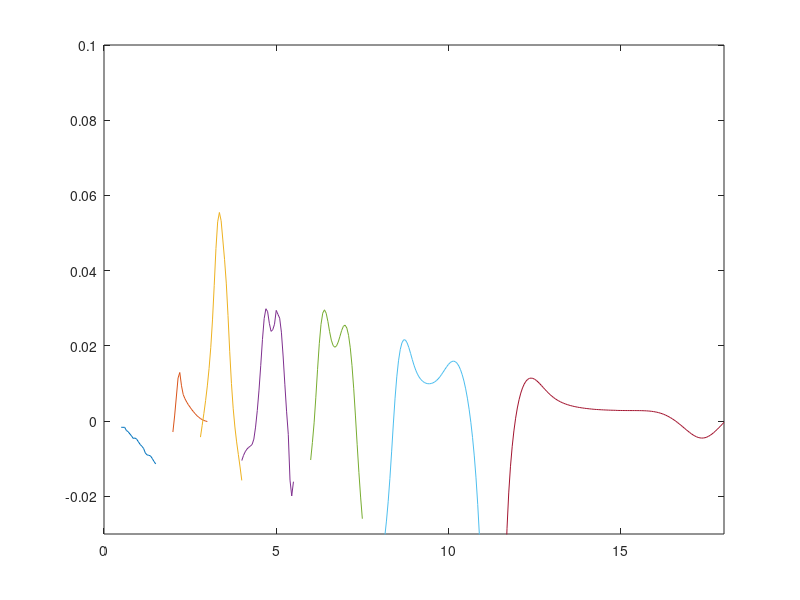

This chart was generated by the following MATLAB code: (Note: this script raises an error after producing the figure.)
clear
clc
%nhe=0.05,
gama05=[-0.0016285864442181603, -0.0016413283360017187, -0.0016339334628543238, -0.002479868459705292, -0.0027938852258131684, -0.003384053707997667, -0.003940095143190574, -0.0045964062922652215, -0.004470495682650763, -0.004811571947075137, -0.005503018591647739, -0.006195807642020603, -0.006681378593110566, -0.007265530617142989, -0.008460634093448828, -0.008966850239054067, -0.009077400685824492, -0.009237600587442944, -0.009908463272275299, -0.01070272017044522, -0.011360790951116783];
x05=0.5:0.05:1.5;

gama2=[-0.0028856442600696704, 0.0013778023378107633, 0.006430158799617217, 0.011461510865604289, 0.012938549579126183, 0.00940079691139703, 0.007057158430116889, 0.0059780455117602925, 0.005094472554976058, 0.004345258817652521, 0.003701111760540045, 0.0030374488684032867, 0.002485846526600548, 0.0019413177077808345, 0.001443891037251027, 0.0010443238394250546, 0.000696161251433392, 0.00040777192308160315, 0.00018999926244062183, 0.000024219411844363422, -0.00009594383192210098];
x2=2:0.05:3;

gama3=[-0.0042449219040953815, -0.0011230624545538687, 0.0020727499160902245, 0.005505352703211123, 0.009377226323841482, 0.013970584024873361, 0.019634831088654516, 0.0269172980888948, 0.036127699377332914, 0.04589528256353025, 0.05299094563903726, 0.05548188543829161, 0.05330209491896683, 0.0481752361426863, 0.042938599315719514, 0.03669559946333745, 0.028098220215351494, 0.01846530893475016, 0.010014134120837133, 0.0034294948195499057, -0.0015549923545364818, -0.00550789038300969, -0.008850304076558152, -0.012178646144297575, -0.015750923944869925];

x3=2.8:0.05:4;
gama4=[-0.010471557762081312, -0.009115662416602647, -0.008128297156145752, -0.007434068094253088, -0.006964677622828216, -0.006632507056283199, -0.006193805450330823, -0.004783676035329014, -0.0015848257797362855, 0.0028186480409314887, 0.008244245217553521, 0.014746179258059195, 0.021674925612606234, 0.02726827091156324, 0.029885892895146024, 0.02911742860103372, 0.0260162198777872, 0.023871260116179033, 0.024326682096347446, 0.025767533419065052, 0.02945227558842396, 0.028393834721709716, 0.02738490791276115, 0.02365184369745498, 0.01732027748762509, 0.009831021419298487, 0.0026547683246214123, -0.003497721646610851, -0.015671626344310075, -0.01987655705042327, -0.016093544278457453];

x4=4.0:0.05:5.5;
gama5=[-0.010327274630349992, -0.0056809854285953965, -0.00044225505917554854, 0.006365853081701539, 0.01377196681788847, 0.02059250880311061, 0.025716948227593423, 0.02870386716352886, 0.029601250870977352, 0.028696717618122418, 0.026508952418822448, 0.023790267515319867, 0.021534227686331613, 0.020144891451368677, 0.0196505009227233, 0.019997744612349176, 0.02104229577385866, 0.022543187354247568, 0.024119897752673272, 0.02522338604754349, 0.025530219389358313, 0.024750245796666563, 0.022821486652204622, 0.019501254651030125, 0.014754452466440674, 0.008613888344500784, 0.0013818927074164661, -0.006275252649859298, -0.013603688858004743, -0.020180192132074816, -0.02594086577651085];

x5=6:0.05:7.5;
gama6=[-0.0447405487486556, -0.04088172122516998, -0.03855369562252816, -0.030831287242190718, -0.02656611300504173, -0.021415951982246877, -0.015249723936454976, -0.008167031304678827, -0.0007453945478022024, 0.006115011240319324, 0.01177185403123154, 0.016045287327997426, 0.019011362309580754, 0.02084250755821077, 0.02163433531408895, 0.02157783431884962, 0.02082888351239157, 0.019574256124187502, 0.018019267908342417, 0.016391818417942895, 0.014866059358486146, 0.013570967218255596, 0.012516416554701487, 0.011697146880993799, 0.011073553928119421, 0.010613733949671753, 0.010285705929257661, 0.010070876700421158, 0.009961778197233087, 0.009943796832866744, 0.01001666992304, 0.010176668274092459, 0.010428863996665611, 0.010777187196354135, 0.01122732901570677, 0.01177018799099308, 0.012411398917680932, 0.013088663955080786, 0.013797908047113831, 0.014481829428780993, 0.015088212654838869, 0.01556263717977602, 0.015867659958449847, 0.015961124395239352, 0.01581219442001107, 0.015397082991296157, 0.01469351983140978, 0.013685986291194038, 0.012347934604640468, 0.010659560021537775, 0.008593416007705907, 0.006114001590549986, 0.003173482456317906, -0.0002947469122435558, -0.004386234001233297, -0.009241352679015968, -0.015066215088707728, -0.02213015289838028, -0.03057396534951818, -0.03974824152500235, -0.048234242921089895];

x6=8.0:0.05:11;
gama7=[-0.06456924595289087, -0.05920619457866659, -0.051791682679712604, -0.040942656676742906, -0.028584468912517397, -0.019080552196781293, -0.012128971779189425, -0.006806263855943395, -0.002599294841222415, 0.0007802024305569131, 0.0035096925729429557, 0.005707608329060624, 0.007458733618627363, 0.008826869879824803, 0.009862746284759319, 0.010608484486258589, 0.011101687358830511, 0.011372399495568663, 0.011452648915972542, 0.011371514544916963, 0.011155890927260437, 0.010833449940893214, 0.010429167917022444, 0.009968623373794526, 0.009474005979632208, 0.008966550219006246, 0.008460431890378331, 0.007968457752300815, 0.007501011234667577, 0.007064296635389306, 0.006661689503552928, 0.00629467971542781, 0.005961751148364698, 0.005661618811823775, 0.0053918636162409925, 0.0051497367292294, 0.004932423032773411, 0.004737202338310894, 0.004561546016341898, 0.0044031644675626294, 0.004260021706912488, 0.004130329632753741, 0.004012530754916901, 0.0039052752644716856, 0.003807396129421146, 0.0037178848694333745, 0.003640462117619265, 0.0035656204740465054, 0.00349685701715742, 0.0034335964268942987, 0.003375320229947377, 0.003321506236994271, 0.003271381510167441, 0.0032234811348984095, 0.0031769478600281115, 0.0031351712745299487, 0.0031019463026015453, 0.003074071883647715, 0.003047190111662366, 0.0030210224130942822, 0.002996549745305579, 0.00297416484284933, 0.0029538935454066994, 0.0029356716832601173, 0.0029194223899820927, 0.00290507176913794, 0.0028925523387417023, 0.0028818037608938966, 0.002853604021618237, 0.002844820876997722, 0.002837465351821264, 0.0028314441706580036, 0.0028266484263669797, 0.00282294641811855, 0.002820175062520649, 0.0028181297973605517, 0.002816553079651675, 0.0028151216299326562, 0.0028134328138751945, 0.0028109906957137056, 0.0028071925727142216, 0.0028013168184573643, 0.0027925131179800246, 0.0027797961247974174, 0.0027620435963103137, 0.0027379999077970264, 0.0027062855299491667, 0.002665412866771211, 0.00261380838777256, 0.0025498407119663754, 0.0024718539267015193, 0.002378205209226706, 0.0022673057140048837, 0.002137663713355171, 0.001987929013422843, 0.001816937892386594, 0.0016237580931834955, 0.001407733648321492, 0.00116852965660742, 0.0009061772715257594, 0.000621119236015013, 0.00031425645591954675, -0.000013004081287370785, -0.0003587002220363156, -0.0007207825043706488, -0.0010950253919060908, -0.0014779922680946004, -0.001865033411167096, -0.0022507462626826184, -0.002628983881096458, -0.002992899987485683, -0.0033362383043861106, -0.003648649815220035, -0.003923288851814911, -0.004152215100367441, -0.004328023005982859, -0.004444293165777158, -0.0044960486009171545, -0.004480242490214416, -0.004395928735254505, -0.0042441707609594545, -0.00402826591995792, -0.003753415999486597, -0.0034262756122959755, -0.0030544827546202546, -0.002646937785417668, -0.002210394167166252, -0.0017534489561974334, -0.0012835106921132466, -0.0008072758632506888, -0.0003306639956397048];
x7=11.5:0.05:18;

figure
plot(x05,gama05,x2,gama2,x3,gama3,x4,gama4,x5,gama5,x6,gama6,x7,gama7)
axis([0 18 -0.03 0.1])
title("\theta=89 degree",FontSize=20);
xlabel("k\lambda_e",FontSize=20);
ylabel("\gamma",FontSize=20);